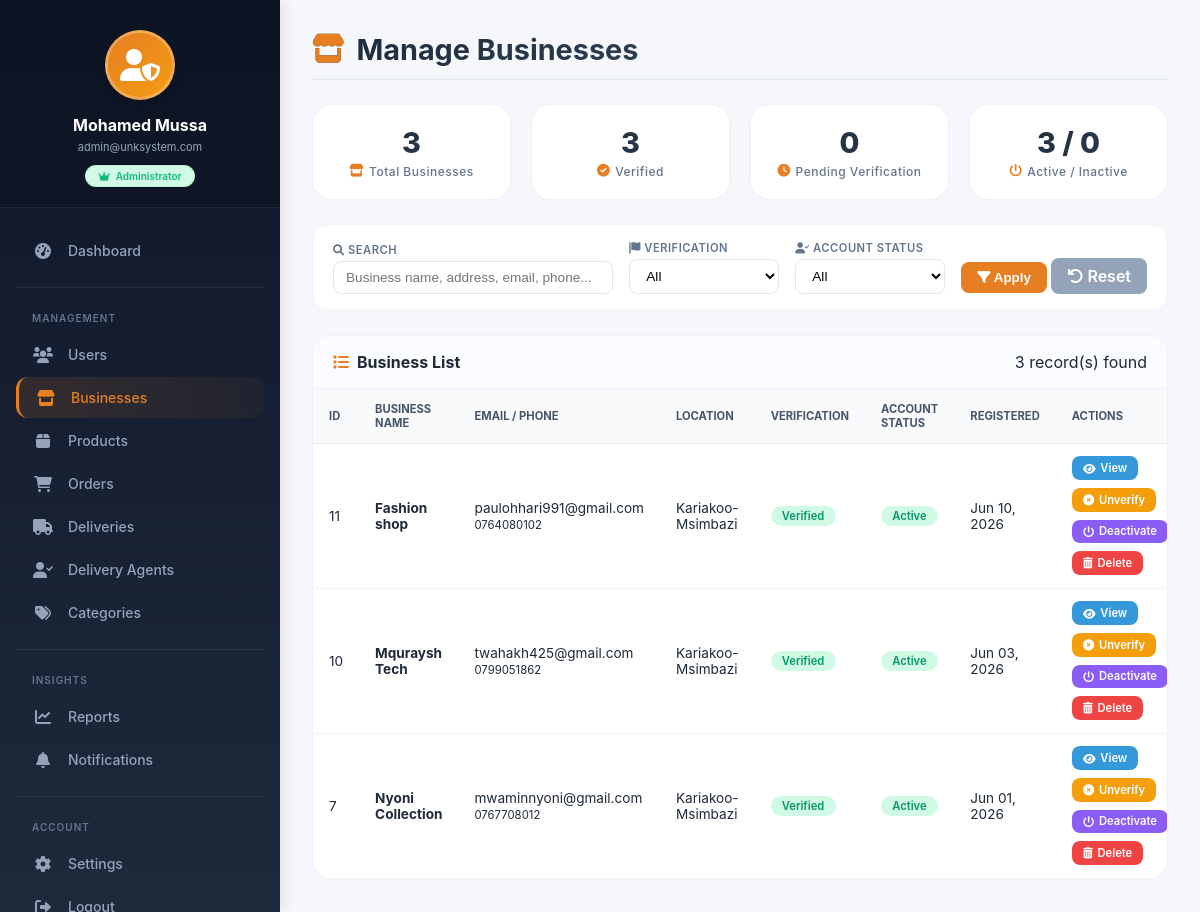
Page /admin/businesses/index.php (signed in) on the committed database.
### tables this page shows
CREATE TABLE `businesses` (
  `business_id` int(11) NOT NULL AUTO_INCREMENT,
  `user_id` int(11) NOT NULL,
  `business_name` varchar(255) NOT NULL,
  `registration_number` varchar(100) DEFAULT NULL,
  `description` text DEFAULT NULL,
  `address` text NOT NULL,
  `location` varchar(255) DEFAULT NULL,
  `latitude` decimal(10,8) DEFAULT NULL,
  `longitude` decimal(11,8) DEFAULT NULL,
  `license_number` varchar(100) DEFAULT NULL,
  `logo_url` varchar(255) DEFAULT NULL,
  `business_hours` text DEFAULT NULL,
  `rating` decimal(2,1) DEFAULT 0.0,
  `total_reviews` int(11) DEFAULT 0,
  `is_verified` tinyint(1) DEFAULT 0,
  `is_active` tinyint(1) DEFAULT 1,
  `created_at` timestamp NOT NULL DEFAULT current_timestamp(),
  `city` varchar(100) DEFAULT NULL,
  `phone` varchar(20) DEFAULT NULL,
  `payment_methods` text DEFAULT NULL,
  `nida_number` varchar(20) DEFAULT NULL,
  PRIMARY KEY (`business_id`),
  UNIQUE KEY `uk_businesses_user` (`user_id`),
  UNIQUE KEY `uk_businesses_registration` (`registration_number`),
  UNIQUE KEY `uk_businesses_nida` (`nida_number`),
  KEY `idx_businesses_name` (`business_name`),
  KEY `idx_businesses_verified` (`is_verified`),
  KEY `idx_businesses_active` (`is_active`),
  KEY `idx_businesses_city` (`city`),
  CONSTRAINT `fk_businesses_user` FOREIGN KEY (`user_id`) REFERENCES `users` (`user_id`) ON DELETE CASCADE ON UPDATE CASCADE
);

CREATE TABLE `users` (
  `user_id` int(11) NOT NULL AUTO_INCREMENT,
  `full_name` varchar(100) NOT NULL,
  `email` varchar(100) NOT NULL,
  `password_hash` varchar(255) NOT NULL,
  `phone` varchar(20) NOT NULL,
  `role` enum('admin','business','customer','delivery') NOT NULL,
  `status` enum('active','inactive','suspended') DEFAULT 'active',
  `last_login` datetime DEFAULT NULL,
  `created_at` timestamp NOT NULL DEFAULT current_timestamp(),
  `updated_at` timestamp NOT NULL DEFAULT current_timestamp() ON UPDATE current_timestamp(),
  PRIMARY KEY (`user_id`),
  UNIQUE KEY `uk_users_email` (`email`),
  KEY `idx_users_role` (`role`),
  KEY `idx_users_status` (`status`),
  KEY `idx_users_email` (`email`),
  KEY `idx_users_phone` (`phone`),
  KEY `idx_users_role_status` (`role`,`status`)
);

### admin/businesses/index.php (the view, shortened to what this page needs)
<?php
require_once '../../config/database.php';
$search = isset($_GET['search']) ? trim($_GET['search']) : '';
$sql = "SELECT b.*, u.email, u.phone, u.status as user_status
        FROM businesses b
        JOIN users u ON b.user_id = u.user_id
        WHERE 1=1";
$sql .= " ORDER BY b.created_at DESC";
$stmt = mysqli_prepare($conn, $sql);
mysqli_stmt_execute($stmt);
$result = mysqli_stmt_get_result($stmt);
$businesses = [];
while ($row = mysqli_fetch_assoc($result)) {
    $businesses[] = $row;
}
$verified = 0;
$pending = 0;
$active = 0;
$inactive = 0;
foreach ($businesses as $b) {
    if ($b['is_verified']) $verified++;
    else $pending++;
    if ($b['user_status'] === 'active') $active++;
    else $inactive++;
}
include '../includes/admin_sidebar.php';
?>
<!DOCTYPE html>
<html lang="en">
<head>
    <link rel="stylesheet" href="https://cdnjs.cloudflare.com/ajax/libs/font-awesome/6.0.0/css/all.min.css">
</head>
<body>
<div class="admin-content">
    <div class="page-header">
        <h1><i class="fas fa-store"></i> Manage Businesses</h1>
    </div>
    <div class="stats-grid">
        <div class="stat-card">
            <h3><?= $total ?></h3>
            <p><i class="fas fa-store"></i> Total Businesses</p>
        </div>
        <div class="stat-card">
            <h3><?= $verified ?></h3>
            <p><i class="fas fa-check-circle"></i> Verified</p>
        </div>
        <div class="stat-card">
            <h3><?= $pending ?></h3>
            <p><i class="fas fa-clock"></i> Pending Verification</p>
        </div>
        <div class="stat-card">
            <h3><?= $active ?> / <?= $inactive ?></h3>
            <p><i class="fas fa-power-off"></i> Active / Inactive</p>
        </div>
    </div>
    <div class="filters-bar">
        <form method="GET" style="display: flex; flex-wrap: wrap; gap: 1rem; width: 100%; align-items: flex-end;">
            <div class="filter-group" style="flex: 2;">
                <label><i class="fas fa-search"></i> Search</label>
                <input type="text" name="search" class="filter-input" placeholder="Business name, address, email, phone..." value="<?= htmlspecialchars($search) ?>">
            </div>
            <div class="filter-group">
                <label><i class="fas fa-flag"></i> Verification</label>
                <select name="verify" class="filter-input">
                    <option value="">All</option>
                </select>
            </div>
            <div class="filter-group">
                <label><i class="fas fa-user-check"></i> Account Status</label>
                <select name="status" class="filter-input">
                    <option value="">All</option>
                </select>
            </div>
            <div class="filter-buttons">
                <button type="submit" class="btn-filter"><i class="fas fa-filter"></i> Apply</button>
                <a href="index.php" class="btn-reset"><i class="fas fa-undo-alt"></i> Reset</a>
            </div>
        </form>
    </div>
    <div class="table-card">
        <div class="table-header">
            <h3><i class="fas fa-list"></i> Business List</h3>
            <span><?= count($businesses) ?> record(s) found</span>
        </div>
        <div class="table-container">
            <table class="data-table">
                <thead>
                    <tr>
                        <th>ID</th><th>Business Name</th><th>Email / Phone</th><th>Location</th>
                        <th>Verification</th><th>Account Status</th><th>Registered</th><th>Actions</th>
                    </tr>
                </thead>
                <tbody>
                    <?php if (empty($businesses)): ?>
                        <tr class="empty-row"><td colspan="8">No businesses found</a></td>
                    <?php else: foreach ($businesses as $b): ?>
                        <tr onclick="location.href='view.php?id=<?= $b['business_id'] ?>'">
                            <td><?= $b['business_id'] ?></td>
                            <td><strong><?= htmlspecialchars($b['business_name']) ?></strong></td>
                            <td><?= htmlspecialchars($b['email']) ?><br><small><?= htmlspecialchars($b['phone']) ?></small></td>
                            <td><?= htmlspecialchars($b['location'] ?: $b['location']) ?></td>
                            <td><span class="badge badge-<?= $b['is_verified'] ? 'verified' : 'pending' ?>"><?= $b['is_verified'] ? 'Verified' : 'Pending' ?></span></td>
                            <td><span class="badge badge-<?= $b['user_status'] ?>"><?= ucfirst($b['user_status']) ?></span></td>
                            <td><?= date('M d, Y', strtotime($b['created_at'])) ?></td>
                            <td class="action-btns" onclick="event.stopPropagation();">
                                <a href="view.php?id=<?= $b['business_id'] ?>" class="btn-sm btn-view"><i class="fas fa-eye"></i> View</a>
                                <?php if ($b['is_verified']): ?>
                                    <a href="verify.php?id=<?= $b['business_id'] ?>&action=unverify" class="btn-sm btn-unverify" onclick="return confirm('Unverify this business?')"><i class="fas fa-times-circle"></i> Unverify</a>
                                <?php else: ?>
                                    <a href="verify.php?id=<?= $b['business_id'] ?>&action=verify" class="btn-sm btn-verify" onclick="return confirm('Verify this business?')"><i class="fas fa-check-circle"></i> Verify</a>
                                <?php endif; ?>
                                <a href="toggle-status.php?id=<?= $b['business_id'] ?>" class="btn-sm btn-toggle-status" onclick="return confirm('Toggle account status?')"><i class="fas fa-power-off"></i> <?= $b['user_status'] === 'active' ? 'Deactivate' : 'Activate' ?></a>
                                <a href="delete.php?id=<?= $b['business_id'] ?>" class="btn-sm btn-delete" onclick="return confirm('⚠️ Permanently delete this business? This will remove all products, orders, and reviews.')"><i class="fas fa-trash-alt"></i> Delete</a>
                        </tr>
                    <?php endforeach; endif; ?>
                </tbody>
        </div>
    </div>
</div>
</body>
</html>

### admin/businesses/index.php (style rules this page uses)
* { margin: 0; padding: 0; box-sizing: border-box; }
body { font-family: 'Inter', sans-serif; background: #f5f7fb; }
.admin-content { margin-left: 280px; padding: 2rem; min-height: 100vh; transition: all 0.3s; }
.page-header { display: flex; justify-content: space-between; align-items: center; flex-wrap: wrap; gap: 1rem; margin-bottom: 1.5rem; border-bottom: 1px solid #e2e8f0; padding-bottom: 0.75rem; }
.page-header h1 { font-size: 1.8rem; font-weight: 700; background: linear-gradient(135deg, #1e293b, #2c3e50); -webkit-background-clip: text; background-clip: text; color: transparent; display: flex; align-items: center; gap: 0.75rem; }
.page-header h1 i { color: #e67e22; }
.stats-grid { display: grid; grid-template-columns: repeat(4, 1fr); gap: 1.25rem; margin-bottom: 1.5rem; }
.stat-card { background: white; border-radius: 1.25rem; padding: 1.25rem 1rem; text-align: center; border: 1px solid #eef2f8; transition: all 0.25s ease; box-shadow: 0 1px 3px rgba(0,0,0,0.02); position: relative; overflow: hidden; }
.stat-card::before { content: ''; position: absolute; top: 0; left: 0; right: 0; height: 3px; background: linear-gradient(90deg, #e67e22, #f39c12); transform: scaleX(0); transition: transform 0.3s; }
.stat-card h3 { font-size: 1.8rem; font-weight: 800; color: #e67e22; margin-bottom: 0.25rem; background: linear-gradient(135deg, #1e293b, #2d3e50); -webkit-background-clip: text; background-clip: text; color: transparent; }
.stat-card p { color: #64748b; font-size: 0.75rem; font-weight: 500; letter-spacing: 0.5px; display: flex; align-items: center; justify-content: center; gap: 0.3rem; }
.stat-card p i { font-size: 0.8rem; color: #e67e22; }
.filters-bar { background: white; border-radius: 1rem; padding: 1rem 1.25rem; margin-bottom: 1.5rem; display: flex; flex-wrap: wrap; gap: 1rem; align-items: flex-end; border: 1px solid #eef2f8; }
.filter-group { display: flex; flex-direction: column; gap: 0.25rem; flex: 1; min-width: 150px; }
.filter-group label { font-size: 0.7rem; font-weight: 600; text-transform: uppercase; color: #64748b; letter-spacing: 0.5px; }
.filter-input { padding: 0.5rem 0.75rem; border: 1px solid #e2e8f0; border-radius: 0.5rem; font-size: 0.85rem; background: white; }
.btn-filter, .btn-reset { padding: 0.5rem 1rem; border-radius: 0.5rem; font-weight: 600; cursor: pointer; transition: 0.2s; border: none; }
.btn-filter { background: #e67e22; color: white; }
.btn-reset { background: #94a3b8; color: white; text-decoration: none; display: inline-block; }
.table-card { background: white; border-radius: 1.25rem; border: 1px solid #eef2f8; overflow: hidden; }
.table-header { padding: 1rem 1.25rem; background: #fafcff; border-bottom: 1px solid #f0f2f5; display: flex; justify-content: space-between; align-items: center; flex-wrap: wrap; gap: 0.5rem; }
.table-header h3 { font-size: 1rem; font-weight: 700; display: flex; align-items: center; gap: 0.5rem; }
.table-header h3 i { color: #e67e22; }
.table-container { overflow-x: auto; }
.data-table { width: 100%; border-collapse: collapse; }
.data-table th { text-align: left; padding: 0.8rem 1rem; background: #f8fafc; font-size: 0.7rem; font-weight: 700; text-transform: uppercase; color: #475569; border-bottom: 1px solid #e2e8f0; }
.data-table td { padding: 0.8rem 1rem; border-bottom: 1px solid #f1f5f9; font-size: 0.85rem; vertical-align: middle; }
.badge { display: inline-block; padding: 0.2rem 0.7rem; border-radius: 2rem; font-size: 0.7rem; font-weight: 600; }
.badge-verified { background: #d1fae5; color: #059669; }
.badge-active { background: #d1fae5; color: #059669; }
.action-btns { display: flex; gap: 0.5rem; flex-wrap: wrap; }
.btn-sm { padding: 0.3rem 0.7rem; border-radius: 0.5rem; text-decoration: none; font-size: 0.7rem; display: inline-flex; align-items: center; gap: 0.3rem; font-weight: 600; transition: all 0.2s; cursor: pointer; }
.btn-view { background: #3498db; color: white; }
.btn-unverify { background: #f59e0b; color: white; }
.btn-toggle-status { background: #8b5cf6; color: white; }
.btn-delete { background: #ef4444; color: white; }

### rows in the picture
businesses: business_id "11", business_name "Fashion shop", user.email "paulohhari991@gmail.com", user.phone "0764080102", location "Kariakoo-Msimbazi", is_verified "Verified", user.status "Active", created_at "Jun 10, 2026"
businesses: business_id "10", business_name "Mquraysh Tech", user.email "twahakh425@gmail.com", user.phone "0799051862", location "Kariakoo-Msimbazi", is_verified "Verified", user.status "Active", created_at "Jun 03, 2026"
businesses: business_id "7", business_name "Nyoni Collection", user.email "mwaminnyoni@gmail.com", user.phone "0767708012", location "Kariakoo-Msimbazi", is_verified "Verified", user.status "Active", created_at "Jun 01, 2026"

### other values in the picture
substr($admin_name, 0, 22) "Mohamed Mussa"
substr($admin_email, 0, 22) "admin@unksystem.com"
$status_text "Administrator"
count($businesses) "3"
